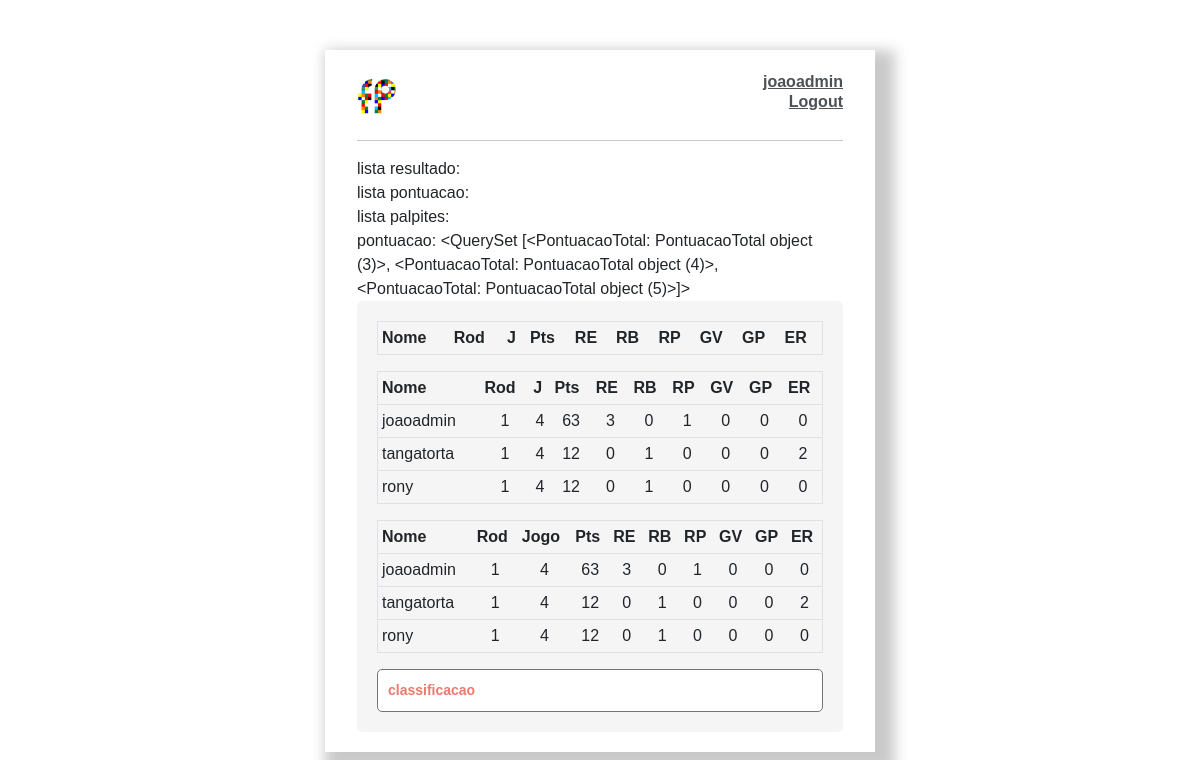
Page /copadomundo/calculadoraclassificacao/ (signed in) on the committed database.
### copadomundo/models.py (models this page shows)
class PontuacaoTotal(models.Model):
    RODADAS = (
        (1, 1),
        (2, 2),
        (3, 3),
        (4, 4),
        (5, 5),
        (6, 6),
        (7, 7),
    )
    user = models.ForeignKey(User, on_delete=models.CASCADE, null=True, blank=True)
    Rodada = models.IntegerField(choices=RODADAS)
    Jogo = models.IntegerField(null=True, blank=True)
    RE = models.IntegerField(null=True)
    RB = models.IntegerField(null=True)
    RP = models.IntegerField(null=True)
    GV = models.IntegerField(null=True)
    GP = models.IntegerField(null=True)
    ER = models.IntegerField(null=True)
    PONTOS = models.IntegerField()

### copadomundo/views.py (the view)
# urls.py: path('calculadoraclassificacao/', calculadoraclassificacao),
@login_required
def calculadoraclassificacao(request):
    pontuacao = Pontuacao.objects.all()
    lista_usuarios = []
    for i in pontuacao:
        if i.user_id not in lista_usuarios:
            lista_usuarios.append(i.user_id)
    ver_pontuacao_total = PontuacaoTotal.objects.all()
    classificacao = []
    for i in lista_usuarios:
        pontuacao_total_usuario = ver_pontuacao_total.filter(user=i)
        pontuacao_total_usuario = pontuacao_total_usuario.first()
        pontuacao_usuario = pontuacao.filter(user=i)
        PONTOS = pontuacao_usuario.aggregate(Sum('PONTOS'))
        PONTOS = PONTOS["PONTOS__sum"]
        Jogo = pontuacao_usuario.aggregate(Max('Jogo'))
        Jogo = Jogo["Jogo__max"]
        Rodada = pontuacao_usuario.aggregate(Max('Rodada'))
        Rodada = Rodada["Rodada__max"]
        RE = pontuacao_usuario.aggregate(Sum('RE'))
        RE = RE["RE__sum"]
        RB = pontuacao_usuario.aggregate(Sum('RB'))
        RB = RB["RB__sum"]
        RP = pontuacao_usuario.aggregate(Sum('RP'))
        RP = RP["RP__sum"]
        ER = pontuacao_usuario.aggregate(Sum('ER'))
        ER = ER["ER__sum"]
        GV = pontuacao_usuario.aggregate(Sum('GV'))
        GV = GV["GV__sum"]
        GP = pontuacao_usuario.aggregate(Sum('GP'))
        GP = GP["GP__sum"]
        pontuacao_usuario = pontuacao_usuario.first()
        classificacao.append(
            {"user":pontuacao_usuario.user, "user_id": i, "Jogo": Jogo, "Rodada":Rodada, "PONTOS": PONTOS, "RE": RE, "RB": RB,
             "RP": RP, "ER": ER, "GV": GV, "GP": GP})
        pontuacao_total = PontuacaoTotal(user_id=i, Rodada=Rodada, Jogo=Jogo, RE=RE, RB=RB, RP=RP, GV=GV, GP=GP, ER=ER, PONTOS=PONTOS)
        if not pontuacao_total_usuario:
            pontuacao_total.save()
        elif pontuacao_total_usuario.PONTOS != PONTOS or pontuacao_total_usuario.ER != ER:
            pontu = ver_pontuacao_total.filter(id=pontuacao_total_usuario.id)
            pontu.update(user_id=i, Rodada=Rodada, Jogo=Jogo, RE=RE, RB=RB, RP=RP, GV=GV, GP=GP, ER=ER, PONTOS=PONTOS)
    data = {}
    data['pontuacao'] = PontuacaoTotal.objects.all()
    data['lista_usuarios'] = lista_usuarios
    data['classificacao'] = classificacao
    return render(request, 'copadomundo/calculadora.html', data)

### copadomundo/templates/copadomundo/calculadora.html (shortened to what this page needs)
{% extends 'copadomundo/index.html' %}
{% load static %}
{% block content %}
lista resultado:{{lista_resultado}}<br>
lista pontuacao:{{lista_pontuacao}}<br>
lista palpites:{{lista_palpites}}<br>
pontuacao: {{pontuacao}}
<div class="card card-body">
    <table  border="1" class="table table-sm">
        <tr>
            <th>Nome</th>
            <th>Rod</th>
            <th>J</th>
            <th>Pts</th>
            <th>RE</th>
            <th>RB</th>
            <th>RP</th>
            <th>GV</th>
            <th>GP</th>
            <th>ER</th>
        </tr>
    </table>
    <table  border="1" class="table table-sm">
        <tr>
            <th>Nome</th>
            <th>Rod</th>
            <th>J</th>
            <th>Pts</th>
            <th>RE</th>
            <th>RB</th>
            <th>RP</th>
            <th>GV</th>
            <th>GP</th>
            <th>ER</th>
        </tr>
        {% for x in pontuacao %}
            <tr align="center">
                <td align="left">{{x.user}}</td>
                <td>{{x.Rodada}}</td>
                <td>{{x.Jogo}}</td>
                <td>{{x.PONTOS}}</td>
                <td>{{x.RE}}</td>
                <td>{{x.RB}}</td>
                <td>{{x.RP}}</td>
                <td>{{x.GV}}</td>
                <td>{{x.GP}}</td>
                <td>{{x.ER}}</td>
            </tr>
        {% endfor %}
    </table>
        <table  border="1" class="table table-sm">
        <tr>
            <th>Nome</th>
            <th>Rod</th>
            <th>Jogo</th>
            <th>Pts</th>
            <th>RE</th>
            <th>RB</th>
            <th>RP</th>
            <th>GV</th>
            <th>GP</th>
            <th>ER</th>
        </tr>
        {% for x in classificacao %}
            <tr align="center">
                <td align="left">{{x.user}}</td>
                <td>{{x.Rodada}}</td>
                <td>{{x.Jogo}}</td>
                <td>{{x.PONTOS}}</td>
                <td>{{x.RE}}</td>
                <td>{{x.RB}}</td>
                <td>{{x.RP}}</td>
                <td>{{x.GV}}</td>
                <td>{{x.GP}}</td>
                <td>{{x.ER}}</td>
            </tr>
        {% endfor %}
    </table>
    <a class="button" href="/copadomundo/calculadoraclassificacao/">classificacao</a>
</div>
{% endblock %}

### copadomundo/templates/copadomundo/index.html (shortened to what this page needs)
<!DOCTYPE html>
<html lang="en">
{% load static %}
<head>
    <link href="https://cdn.jsdelivr.net/npm/bootstrap@5.2.2/dist/css/bootstrap.min.css" rel="stylesheet">
    <link rel="stylesheet" href="{% static 'css/style_copa.css' %}">
</head>
<body>
<div class="container">
        <div class="card-body">
          <nav class="navbar navbar-expand-lg  fixed top">
            <a href="/copadomundo/"><img src="{% static 'img/LogoCopa.png' %}" width="40" name="LOGO"></a>
              {% if request.user.is_authenticated %}
              <div class="absolute-top-right">
                <b style="color: #4b5156"><a href="/profile/">{{request.user}}</a></b><br>
                  <div class="absolute-right">
                          {% if request.user.is_authenticated %}
                          <a href="/logout/">Logout</a> {% else %}
                          <a href="/login/">Login</a> {% endif %}
                  </div>
              </div>
              {% endif %}
          </nav>
            <hr>
        {% block content %}
        {% endblock content %}
        </div>
</div>
</body>
</html>

### copadomundo/static/css/style_copa.css (style rules this page uses)
* { font-family: Arial; }
body { background-color: white; font-family: 'Nunito', sans-serif; padding-top: 50px; }
h1, h2, h3, h4, h5, h6, { font-family: 'Raleway', sans-serif; }
a, p { color: #4b5156; }
a { font-weight: 600; }
.container { max-width: 550px; margin: auto; background-color: light; -webkit-box-shadow: 2px 2px 13px -4px rgba(0, 0, 0, 0.21); box-shadow: 10px 10px 13px 10px rgba(0, 0, 0, 0.21); }
.absolute-right { background:; position: absolute; top:20px; right: 0px; }
.absolute-top-right { background:; position: absolute; top:0px; right: 0px; }
@media screen and (max-width:2000px) { table tr:nth-child(odd) { background-color: whitesmoke; } }
@media screen and (max-width:2000px) { .card { border: none; background-color: whitesmoke; } }
::placeholder { font-weight: 300; opacity: 0.5; }
.button { border: 1px solid #757575; background-color: #FFF; color: #EB796F; padding: 10px; font-size: 14px; border-radius: 5px; cursor: pointer; text-decoration: none; }
.card-body { padding: 20px; }

### rows in the picture
PontuacaoTotal: id "<QuerySet [<PontuacaoTotal: PontuacaoTotal object (3)>, <PontuacaoTotal: PontuacaoTotal object (4)>, <PontuacaoTotal: PontuacaoTotal object (5)>]>", user "joaoadmin", Rodada "1", Jogo "4", PONTOS "63", RE "3", RB "0", RP "1", GV "0", GP "0", ER "0"
PontuacaoTotal: user "tangatorta", Rodada "1", Jogo "4", PONTOS "12", RE "0", RB "1", RP "0", GV "0", GP "0", ER "2"
PontuacaoTotal: user "rony", Rodada "1", Jogo "4", PONTOS "12", RE "0", RB "1", RP "0", GV "0", GP "0", ER "0"

### other values in the picture
{{ request.user }} "joaoadmin"
{{ x.user }} "joaoadmin"
{{ x.Rodada }} "1"
{{ x.Jogo }} "4"
{{ x.PONTOS }} "63"
{{ x.RE }} "3"
{{ x.RB }} "0"
{{ x.RP }} "1"
{{ x.GV }} "0"
{{ x.GP }} "0"
{{ x.ER }} "0"
{{ x.user }} "tangatorta"
{{ x.PONTOS }} "12"
{{ x.RE }} "0"
{{ x.RB }} "1"
